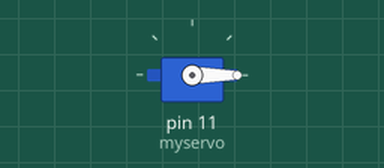
Simulated run of this sketch. Board: Arduino Uno, built with avr-gcc and run on an emulated ATmega328P. Shown: servo.

Above: at 0.05 s.
Timing chart, 0 to 3.0 s (numbered marks = the images above):
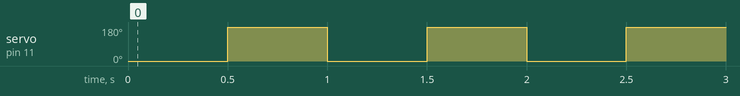

The sketch:

mg90s_metal_gear_servo_testing_code.ino
```cpp
#include <Servo.h>

Servo myservo;

void setup() {
  myservo.attach(11); // attaches the servo on pin 13 to the servo object
  myservo.write(90);
}

void loop()
{
  myservo.write(0);
  delay(500);
  myservo.write(180);
  delay(500);
}
```

Measured:
- by itself, servo on pin 11 (myservo): alternates 180° for 0.50 s and 0° for 0.50 s
